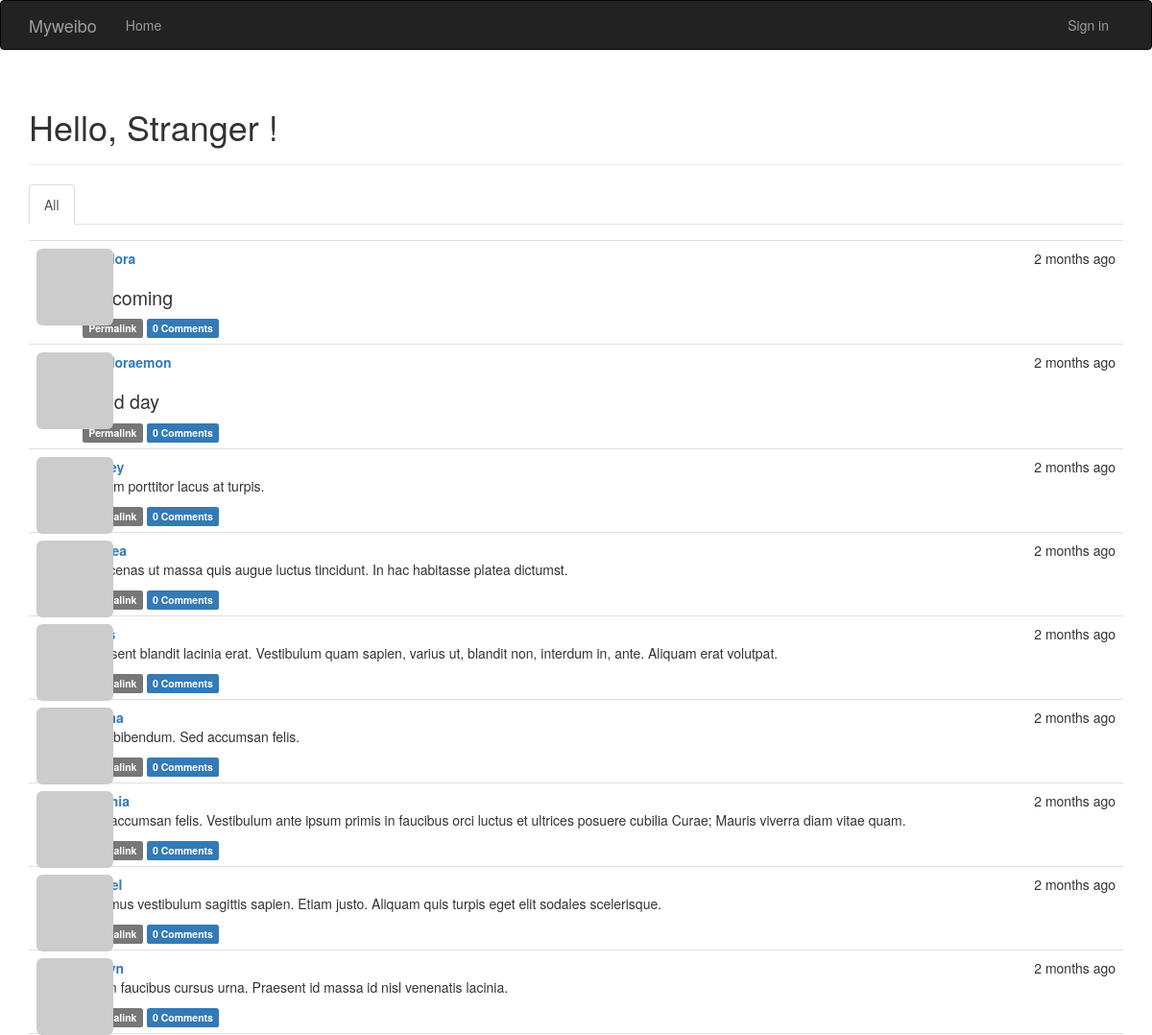
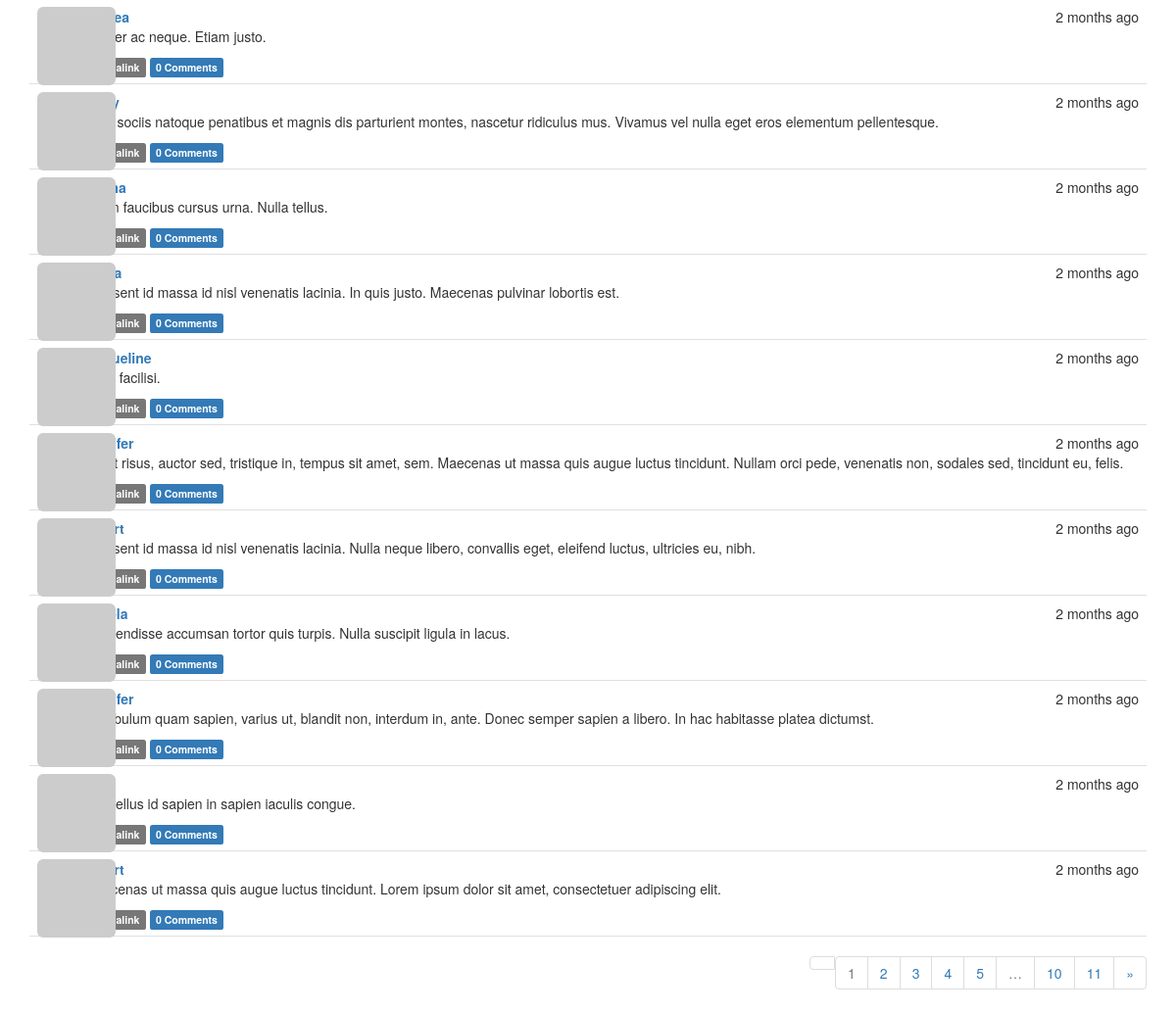
Before: / with the older database file (2 pictures, top to bottom).
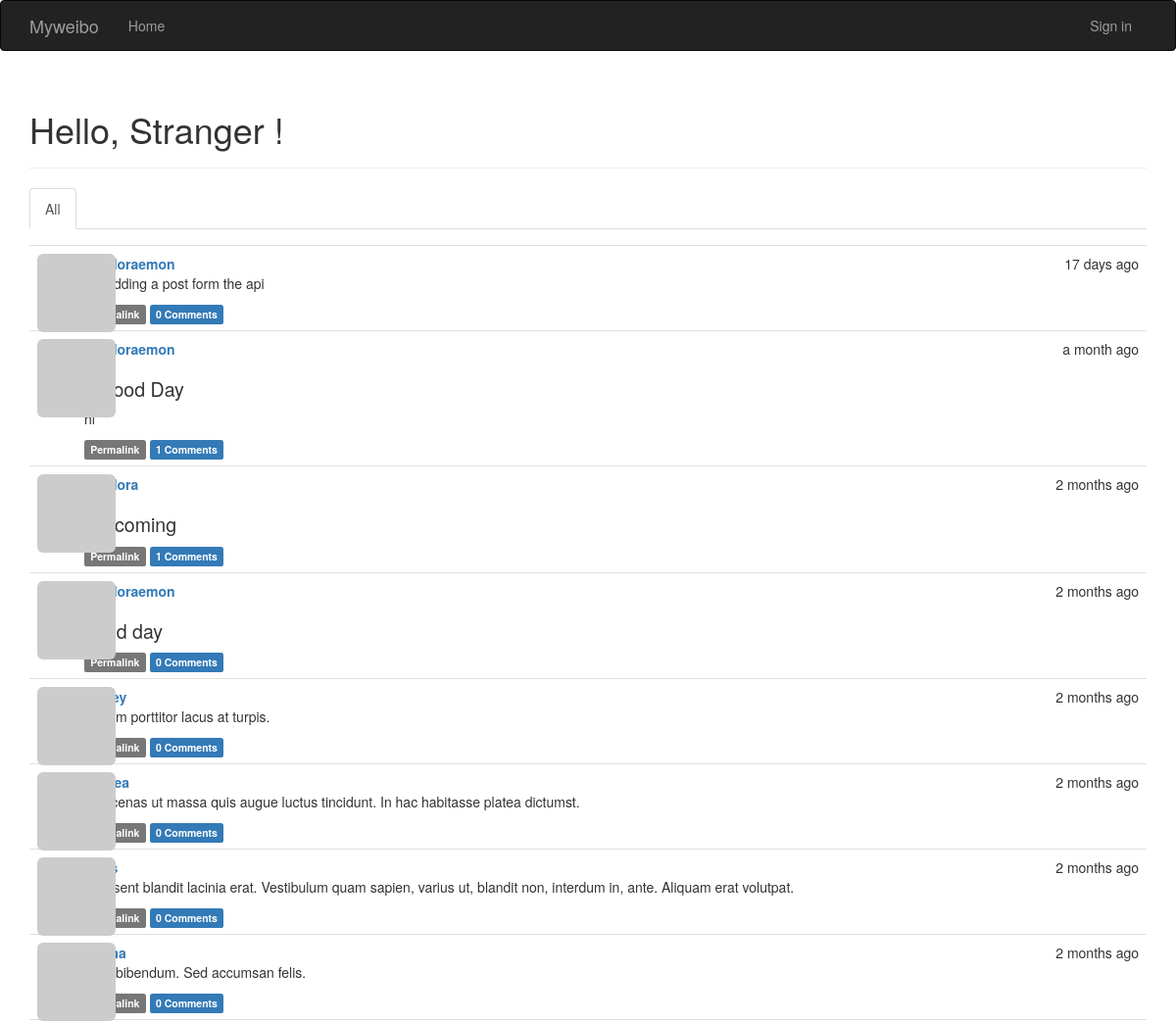
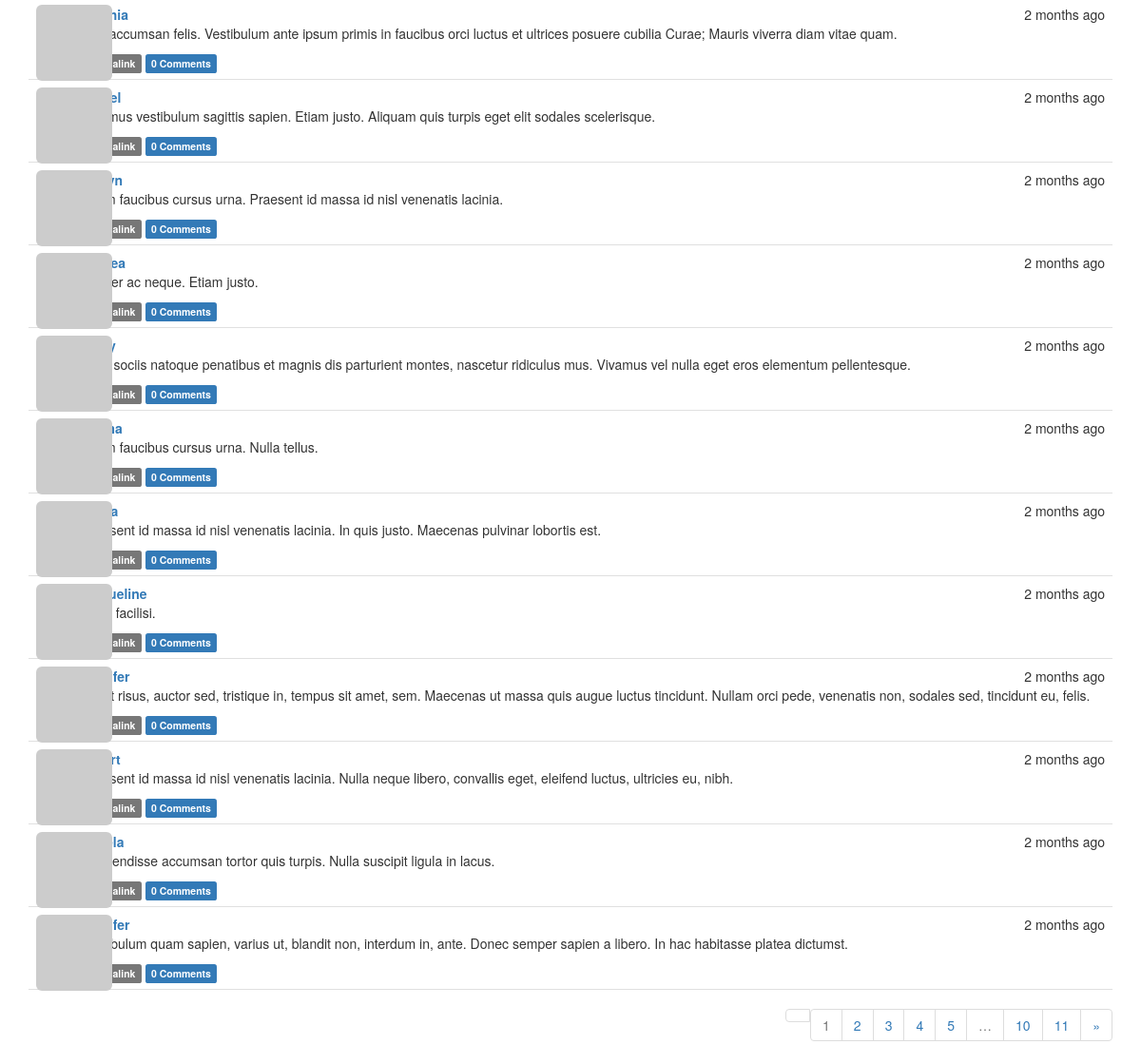
After: the same page with the newer database file (2 pictures, top to bottom).
### app/models.py (models this page shows, shortened)
class Post(db.Model):
    __tablename__ = 'posts'
    id = db.Column(db.Integer, primary_key=True)
    body = db.Column(db.Text)
    body_html = db.Column(db.Text)
    timestamp = db.Column(db.DateTime, index=True, default=datetime.utcnow)
    author_id = db.Column(db.Integer, db.ForeignKey('users.id'))
    comments = db.relationship('Comment', backref='post', lazy='dynamic')

class User(UserMixin, db.Model):
    __tablename__ = 'users'
    id = db.Column(db.Integer, primary_key=True)
    email = db.Column(db.String(64), unique=True, index=True)
    username = db.Column(db.String(64), unique=True, index=True)
    role_id = db.Column(db.Integer, db.ForeignKey('roles.id'))
    password_hash = db.Column(db.String(128))
    confirmed = db.Column(db.Boolean, default=False)
    name = db.Column(db.String(64))
    location = db.Column(db.String(64))
    about_me = db.Column(db.Text())
    member_since = db.Column(db.DateTime(), default=datetime.utcnow)
    last_seen = db.Column(db.DateTime(), default=datetime.utcnow)
    avatar_hash = db.Column(db.String(32))
    posts = db.relationship('Post', backref='author', lazy='dynamic')
    followed = db.relationship('Follow',
                               foreign_keys=[Follow.follower_id],
                               backref=db.backref('follower', lazy='joined'),
                               lazy='dynamic',
                               cascade='all, delete-orphan')
    followers = db.relationship('Follow',
                                foreign_keys=[Follow.followed_id],
                                backref=db.backref('followed', lazy='joined'),
                                lazy='dynamic',
                                cascade='all, delete-orphan')
    comments = db.relationship('Comment', backref='author', lazy='dynamic')
    @property
    def password(self):
        raise AttributeError('password is not a readable attribute')
    def gravatar(self, size=100, default='identicon', rating='g'):
        url = 'http://secure.gravatar.com/avatar'
        hash = self.avatar_hash or hashlib.md5(self.email.encode('utf-8')).hexdigest()
        return '{url}/{hash}?s={size}&d={default}&r={rating}'.format(url=url, hash=hash,
                                                                     size=size, default=default,
                                                                     rating=rating)

### app/main/views.py (the view)
@main.route('/', methods=['GET', 'POST'])
def index():
    form = PostForm()
    if current_user.can(Permission.WRITE_ARTICLES) and form.validate_on_submit():
        post = Post(body=form.body.data,
                    author=current_user._get_current_object())
        db.session.add(post)
        return redirect(url_for('.index'))
    page = request.args.get('page', 1, type=int)
    show_followed = False
    if current_user.is_authenticated:
        show_followed = bool(request.cookies.get('show_followed', ''))
    if show_followed:
        query = current_user.followed_posts
    else:
        query = Post.query
    pagination = query.order_by(Post.timestamp.desc()).paginate(
            page, per_page=current_app.config['FLASK_POSTS_PER_PAGE'],
            error_out=False)
    posts = pagination.items
    return render_template('index.html', form=form, posts=posts,
                           show_followed=show_followed, pagination=pagination)

### app/auth/views.py (called while the page is built)
@auth.before_app_request
def before_request():
    if current_user.is_authenticated:
        current_user.ping()
        if not current_user.confirmed and request.endpoint[:5] != 'auth.' and request.endpoint != 'static':
            return redirect(url_for('auth.unconfirmed'))

@auth.before_app_request
def before_request():
    if current_user.is_authenticated and not current_user.confirmed \
            and request.endpoint[:5] != 'auth.' and request.endpoint != 'static':
        return redirect(url_for('auth.unconfirmed'))

### app/main/__init__.py (called while the page is built)
@main.app_context_processor
def inject_permissions():
    return dict(Permission=Permission)

### app/models.py (called while the page is built)
    def can(self, permissions):
        return False

    def is_administrator(self):
        return False

### app/templates/index.html (shortened to what this page needs)
{% extends "base.html" %}
{% import "bootstrap/wtf.html" as wtf %}
{% import "_macros.html" as macros %}
{% block page_content %}
<div class="page-header">
    <h1>Hello,
        {% if current_user.is_authenticated %}
            {{ current_user.username }}
        {% else %}
            Stranger
        {% endif %}!
    </h1>
</div>
<div class="post-tabs">
    <ul class="nav nav-tabs">
        <li{% if not show_followed %} class="active"{% endif %}><a href="{{ url_for('.show_all') }}">All</a></li>
    </ul>
    {% include '_posts.html' %}
</div>
{% if pagination %}
<div class="pagination">
    {{ macros.pagination_widget(pagination, '.index') }}
</div>
{% endif %}
{% endblock %}

### app/templates/base.html (shortened to what this page needs)
{% extends"bootstrap/base.html" %}
{% block head %}
{{ super() }}
<link rel="stylesheet" type="text/css" href="{{ url_for('static', filename='styles.css') }}">
{% endblock %}
{% block navbar %}
<div class="navbar navbar-inverse" role="navigation">
    <div class="container">
        <div class="navbar-header">
            <a class="navbar-brand" href="{{ url_for('main.index') }}">Myweibo</a>
        </div>
        <div class="navbar-collapse collapse">
            <ul class="nav navbar-nav">
                 <li><a href="{{ url_for('main.index') }}">Home</a></li>
            </ul>
            <ul class="nav navbar-nav navbar-right">
                {% if current_user.is_authenticated %}
                <li class="dropdown" >
                    <a href="#" class="dropdown-toggle" data-toggle="dropdown">
                        <img src="{{ current_user.gravatar(size=18) }}">
                        Account<b class="caret"></b></a>
                    <ul class="dropdown-menu">
                        <li><a href="{{ url_for('auth.change_password') }}">Change Password </a> </li>
                        <li><a href="{{ url_for('auth.logout') }}">Log Out</a> </li>
                    </ul>
                </li>
                {% else %}
                <li><a href="{{ url_for('auth.login') }}">Sign in</a></li>
                {% endif %}
            </ul>
        </div>
    </div>
</div>
{% endblock %}
{% block content %}
<div class="container">
    {% block page_content %}{% endblock %}
</div>
{% endblock %}

### app/templates/_macros.html (shortened to what this page needs)
{% macro pagination_widget(pagination, endpoint) %}
<ul class="pagination">
    <li{% if not pagination.has_prev %} class="disabled"{% endif %}>
        <a href=">
        &laquo;
        </a>
    </li>
    {% for p in pagination.iter_pages() %}
        {% if p %}
            {% if p == pagination.page %}
            <li class="active">
                <a href="{{ url_for(endpoint, page=p, **kwargs) }}">{{ p }}</a>
            </li>
            {% else %}
            <li>
                <a href="{{ url_for(endpoint, page=p, **kwargs) }}">{{ p }}</a>
            </li>
                {% endif %}
            {% else %}
            <li class="disabled"><a href="#">&hellip;</a></li>
            {% endif %}
    {% endfor %}
    <li{% if not pagination.has_next %} class="disabled"{% endif %}>
        <a href="{% if pagination.has_next %}{{ url_for(endpoint,
                page=pagination.page + 1, **kwargs) }}{% else %}#{% endif %}">
            &raquo;
        </a>
    </li>
</ul>
{% endmacro %}

### app/templates/_posts.html (shortened to what this page needs)
<ul class="posts">
    {% for post in posts %}
    <li class="post">
        <div class="profile-thumbnail">
            <a href="{{ url_for('.user', username=post.author.username) }}">
                <img class="img-rounded profile-thumbnail" src="{{ post.author.gravatar(size=40) }}">
            </a>
        </div>
        <div class="post-content">
            <div class="post-date">{{ moment(post.timestamp).fromNow() }}</div>
            <div class="post-author"><a href="{{ url_for('.user',username=post.author.username) }}">{{ post.author.username }}</a></div>
            <div class="post-body">
                {% if post.body_html %}
                    {{ post.body_html | safe }}
                {% else %}
                    {{ post.body }}
                {% endif %}
            </div>
            <div class="post-footer">
                <a href="{{ url_for('.post', id=post.id) }}">
                    <span class="label label-default">Permalink</span>
                </a>
                <a href="{{ url_for('.post', id=post.id) }}#comments">
                    <span class="label label-primary">{{ post.comments.count() }} Comments</span>
                </a>
            </div>
        </div>
    </li>
    {% endfor %}
</ul>

### app/static/styles.css (style rules this page uses)
.profile-thumbnail { position: absolute; }
ul.posts { list-style-type: none; padding: 0px; margin: 16px 0px 0px 0px; border-top: 1px solid #e0e0e0; }
ul.posts li.post { padding: 8px; border-bottom: 1px solid #e0e0e0; }
div.post-date { float: right; }
div.post-author { font-weight: bold; }
div.post-content { margin-left: 48px; min-height: 48px; }
div.pagination { width: 100%; text-align: right; padding: 0px; margin: 0px; }
.post-body h1 { font-size: 140%; }

Changed rows visible on the page:
no longer on this page (row unchanged): Post: timestamp "2 months ago", body_html "Phasellus id sapien in sapien iaculis congue.", comments.count "0"
no longer on this page (row unchanged): Post: timestamp "2 months ago", body_html "Maecenas ut massa quis augue luctus tincidunt. Lorem ipsum dolor sit amet, consectetuer adipiscing elit.", comments.count "0"
added Post: timestamp "17 days ago", author.username "pandoraemon", body_html "I'm adding a post form the api", comments.count "0"
added Post: timestamp "a month ago", author.username "pandoraemon", body_html "A good Day hi", comments.count "1"
computed for Post "I'm coming": comments.count "0" → "1"
